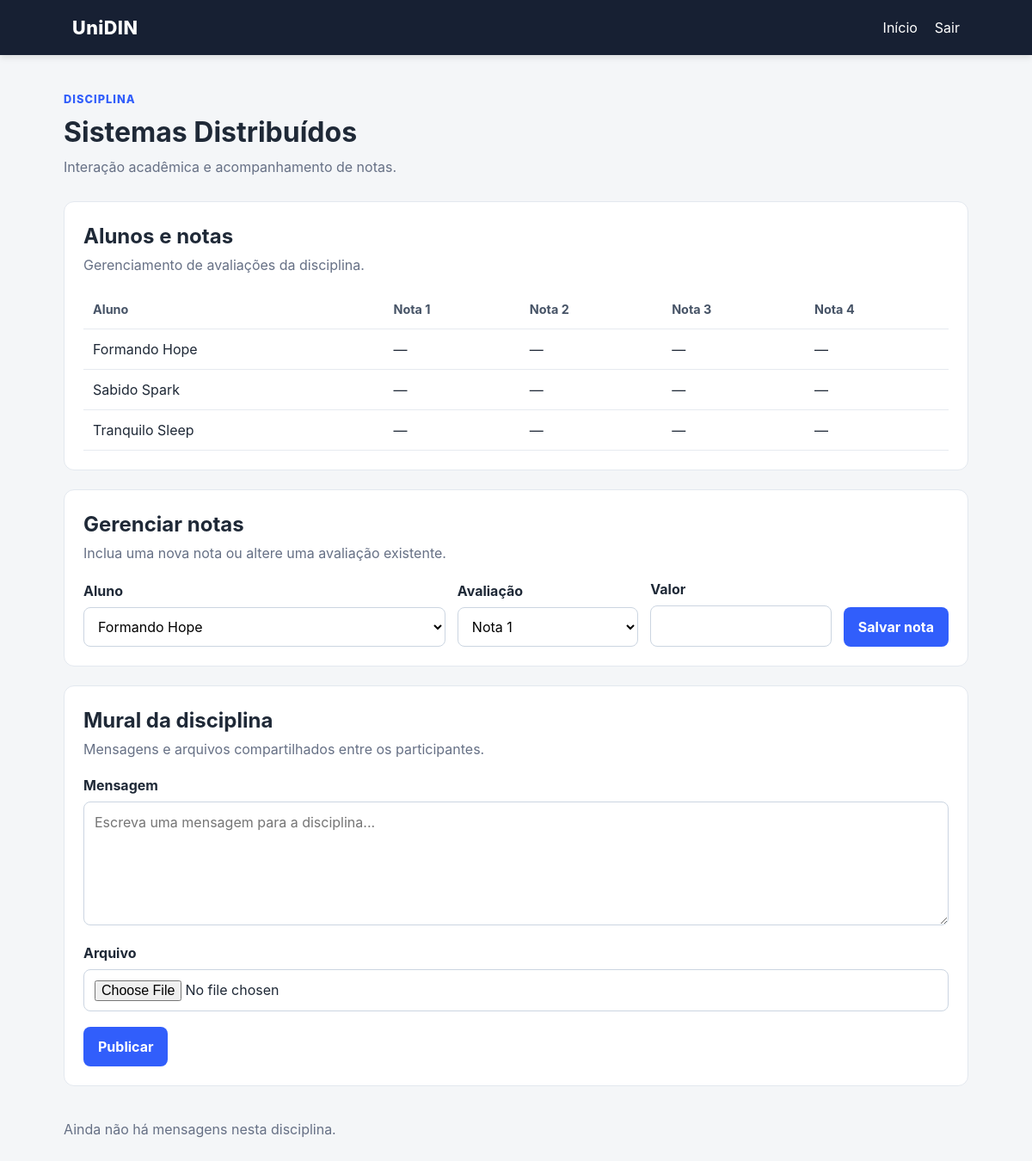
/disciplina/2 (signed in), run on an earlier commit of the app's database.
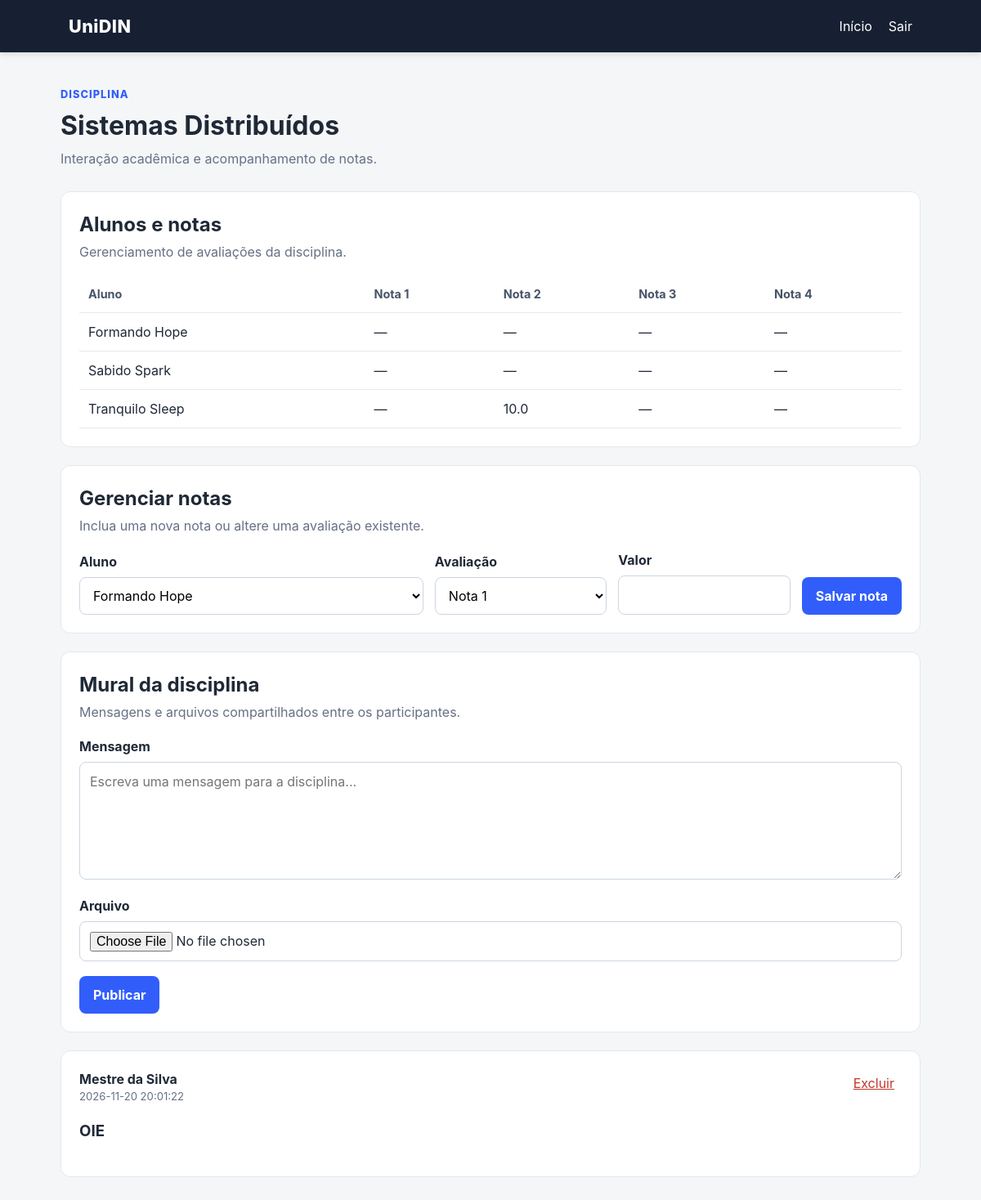
And on a later commit of the database.
### tables this page shows
CREATE TABLE disciplines (
        id INTEGER PRIMARY KEY AUTOINCREMENT,
        name TEXT NOT NULL,
        professor_id INTEGER NOT NULL,
        FOREIGN KEY (professor_id) REFERENCES users(id)
    );

CREATE TABLE users (
        id INTEGER PRIMARY KEY AUTOINCREMENT,
        name TEXT NOT NULL,
        email TEXT NOT NULL UNIQUE,
        password TEXT NOT NULL,
        role TEXT NOT NULL CHECK(role IN ('professor','aluno'))
    );

CREATE TABLE grades (
        id INTEGER PRIMARY KEY AUTOINCREMENT,
        discipline_id INTEGER NOT NULL,
        student_id INTEGER NOT NULL,
        assessment INTEGER NOT NULL,
        value REAL NOT NULL,
        FOREIGN KEY (discipline_id) REFERENCES disciplines(id),
        FOREIGN KEY (student_id) REFERENCES users(id),
        UNIQUE(discipline_id, student_id, assessment)
    );

CREATE TABLE messages (
        id INTEGER PRIMARY KEY AUTOINCREMENT,
        discipline_id INTEGER NOT NULL,
        user_id INTEGER NOT NULL,
        body TEXT NOT NULL,
        original_filename TEXT,
        stored_filename TEXT,
        created_at TEXT NOT NULL DEFAULT CURRENT_TIMESTAMP,
        FOREIGN KEY (discipline_id) REFERENCES disciplines(id),
        FOREIGN KEY (user_id) REFERENCES users(id)
    );

### app.py (the view)
@app.route("/disciplina/<int:discipline_id>")
def disciplina(discipline_id):
    user = require_login()
    if user is None:
        return redirect(url_for("login"))
    discipline = discipline_for_user(discipline_id, user)
    if discipline is None:
        abort(403)
    conn = get_connection()
    messages = conn.execute("SELECT m.*, u.name AS author FROM messages m JOIN users u ON u.id=m.user_id WHERE m.discipline_id=? ORDER BY m.created_at DESC, m.id DESC", (discipline_id,)).fetchall()
    if user["role"] == "professor":
        students = conn.execute("SELECT u.id,u.name,u.email FROM users u JOIN enrollments e ON e.student_id=u.id WHERE e.discipline_id=? ORDER BY u.name", (discipline_id,)).fetchall()
        grades = conn.execute("SELECT g.*,u.name AS student_name FROM grades g JOIN users u ON u.id=g.student_id WHERE g.discipline_id=? ORDER BY u.name,g.assessment", (discipline_id,)).fetchall()
    else:
        students = []
        grades = conn.execute("SELECT * FROM grades WHERE discipline_id=? AND student_id=? ORDER BY assessment", (discipline_id,user["id"])).fetchall()
    conn.close()
    return render_template("disciplina.html", user=user, discipline=discipline, messages=messages, students=students, grades=grades)

### app.py (called while the page is built)
def current_user():
    if "user_id" not in session:
        return None
    conn = get_connection()
    user = conn.execute("SELECT * FROM users WHERE id = ?", (session["user_id"],)).fetchone()
    conn.close()
    return user

def require_login():
    return current_user()

def discipline_for_user(discipline_id, user):
    conn = get_connection()
    if user["role"] == "professor":
        discipline = conn.execute("SELECT * FROM disciplines WHERE id = ? AND professor_id = ?", (discipline_id, user["id"])).fetchone()
    else:
        discipline = conn.execute("SELECT d.* FROM disciplines d JOIN enrollments e ON e.discipline_id=d.id WHERE d.id=? AND e.student_id=?", (discipline_id, user["id"])).fetchone()
    conn.close()
    return discipline

### database.py (called while the page is built)
def get_connection():
    conn = sqlite3.connect(DB_PATH)
    conn.row_factory = sqlite3.Row
    return conn

### templates/disciplina.html (shortened to what this page needs)
{% extends "base.html" %}
{% block content %}
<div class="page-header">
    <div>
        <p class="eyebrow">Disciplina</p>
        <h1>{{ discipline['name'] }}</h1>
        <p>Interação acadêmica e acompanhamento de notas.</p>
    </div>
</div>
{% if user['role'] == 'professor' %}
<section class="panel">
    <div class="panel-title"><div><h2>Alunos e notas</h2><p>Gerenciamento de avaliações da disciplina.</p></div></div>
    <div class="table-wrap">
    <table>
        <thead><tr><th>Aluno</th><th>Nota 1</th><th>Nota 2</th><th>Nota 3</th><th>Nota 4</th></tr></thead>
        <tbody>
        {% for student in students %}
        <tr>
            <td>{{ student['name'] }}</td>
            {% for assessment in range(1,5) %}
            <td>
                {% set ns = namespace(value='') %}
                {% for grade in grades %}
                    {% if grade['student_id'] == student['id'] and grade['assessment'] == assessment %}{% set ns.value = grade['value'] %}{% endif %}
                {% endfor %}
                {{ ns.value if ns.value != '' else '—' }}
            </td>
            {% endfor %}
        </tr>
        {% endfor %}
        </tbody>
    </table>
    </div>
</section>
<section class="panel">
    <div class="panel-title"><div><h2>Gerenciar notas</h2><p>Inclua uma nova nota ou altere uma avaliação existente.</p></div></div>
    <form class="form-grid" method="get" action="{{ url_for('save_grade', discipline_id=discipline['id']) }}">
        <div><label for="student_id">Aluno</label><select id="student_id" name="student_id" required>{% for student in students %}<option value="{{ student['id'] }}">{{ student['name'] }}</option>{% endfor %}</select></div>
        <div><label for="assessment">Avaliação</label><select id="assessment" name="assessment" required><option value="1">Nota 1</option></select></div>
        <div><label for="value">Valor</label><input id="value" name="value" type="number" min="0" max="10" step="0.1" required></div>
        <div class="form-action"><button type="submit">Salvar nota</button></div>
    </form>
</section>
{% endif %}
<section class="panel">
    <div class="panel-title"><div><h2>Mural da disciplina</h2><p>Mensagens e arquivos compartilhados entre os participantes.</p></div></div>
    <form id="message-form" method="post" action="{{ url_for('add_message', discipline_id=discipline['id']) }}" enctype="multipart/form-data">
        <label for="body">Mensagem</label>
        <textarea id="body" name="body" rows="5" placeholder="Escreva uma mensagem para a disciplina..."></textarea>
        <label for="file">Arquivo</label>
        <input id="file" name="file" type="file">
        <button type="submit">Publicar</button>
    </form>
</section>
<section class="messages">
{% for message in messages %}
<article class="message">
    <div class="message-head">
        <div><strong>{{ message['author'] }}</strong><span>{{ message['created_at'] }}</span></div>
        {% if message['user_id'] == user['id'] %}
        <a class="danger-link" href="{{ url_for('delete_message', message_id=message['id']) }}">Excluir</a>
        {% endif %}
    </div>
    <div class="message-body">{{ message['body']|safe }}</div>
</article>
{% else %}
<p class="empty">Ainda não há mensagens nesta disciplina.</p>
{% endfor %}
</section>
{% endblock %}

### templates/base.html (shortened to what this page needs)
<!doctype html>
<html lang="pt-BR">
<head>
    <link rel="stylesheet" href="{{ url_for('static', filename='style.css') }}">
</head>
<body>
<header class="topbar">
    <div class="brand">UniDIN</div>
    {% if session.get('user_id') %}
    <nav>
        <a href="{{ url_for('index') }}">Início</a>
        <a href="{{ url_for('logout') }}">Sair</a>
    </nav>
    {% endif %}
</header>
<main class="container">
    {% block content %}{% endblock %}
</main>
</body>
</html>

### static/style.css (style rules this page uses)
:root { font-family:Inter,system-ui,-apple-system,BlinkMacSystemFont,"Segoe UI",sans-serif;color:#1f2937;background:#f4f6f8;line-height:1.5 }
* { box-sizing:border-box }
body { margin:0 }
.topbar { height:64px;background:#172033;color:#fff;display:flex;align-items:center;justify-content:space-between;padding:0 7%;box-shadow:0 2px 8px #0002 }
.brand { font-weight:800;font-size:1.35rem;letter-spacing:.02em }
.topbar nav { display:flex;gap:20px }
.topbar a { color:#fff;text-decoration:none }
.container { max-width:1100px;margin:0 auto;padding:42px 24px }
label { display:block;font-weight:650;margin:14px 0 7px }
input,select,textarea { width:100%;padding:11px 12px;border:1px solid #cbd5e1;border-radius:8px;background:#fff;font:inherit }
textarea { resize:vertical }
button,.button { display:inline-block;margin-top:18px;background:#315efb;color:#fff;border:0;border-radius:8px;padding:11px 17px;font:inherit;font-weight:700;text-decoration:none;cursor:pointer }
.page-header { margin-bottom:28px }
.eyebrow { color:#315efb;font-size:.8rem;text-transform:uppercase;font-weight:800;letter-spacing:.08em;margin:0 0 5px }
.page-header h1 { margin:0 0 4px;font-size:2rem }
.page-header p:last-child { color:#667085;margin:0 }
.card,.panel,.message { background:#fff;border:1px solid #e3e8ef;border-radius:12px;padding:22px }
.panel { margin-bottom:22px }
.panel-title { display:flex;justify-content:space-between;gap:20px;margin-bottom:18px }
.panel-title h2 { margin:0 }
.panel-title p { margin:3px 0 0;color:#667085 }
.table-wrap { overflow-x:auto }
table { width:100%;border-collapse:collapse }
th,td { text-align:left;padding:11px;border-bottom:1px solid #e6eaf0 }
th { font-size:.9rem;color:#475467 }
.form-grid { display:grid;grid-template-columns:2fr 1fr 1fr auto;gap:14px;align-items:end }
.form-grid label { margin-top:0 }
.form-action button { margin-top:0 }
.messages { display:grid;gap:14px }
.message-head { display:flex;justify-content:space-between;gap:16px;align-items:flex-start }
.message-head div { display:flex;flex-direction:column }
.message-head span { color:#667085;font-size:.82rem }
.message-body { margin:18px 0;overflow-wrap:anywhere }
.danger-link { margin:0;padding:5px 9px;background:transparent;color:#c0392b }

What changed in the data, as far as the page shows it:
added grades: value "10.0"
added messages: author "Mestre da Silva", created_at "2026-11-20 20:01:22", body "OIE"
Also different on the page:
text no longer shown: "Ainda não há mensagens nesta disciplina."
